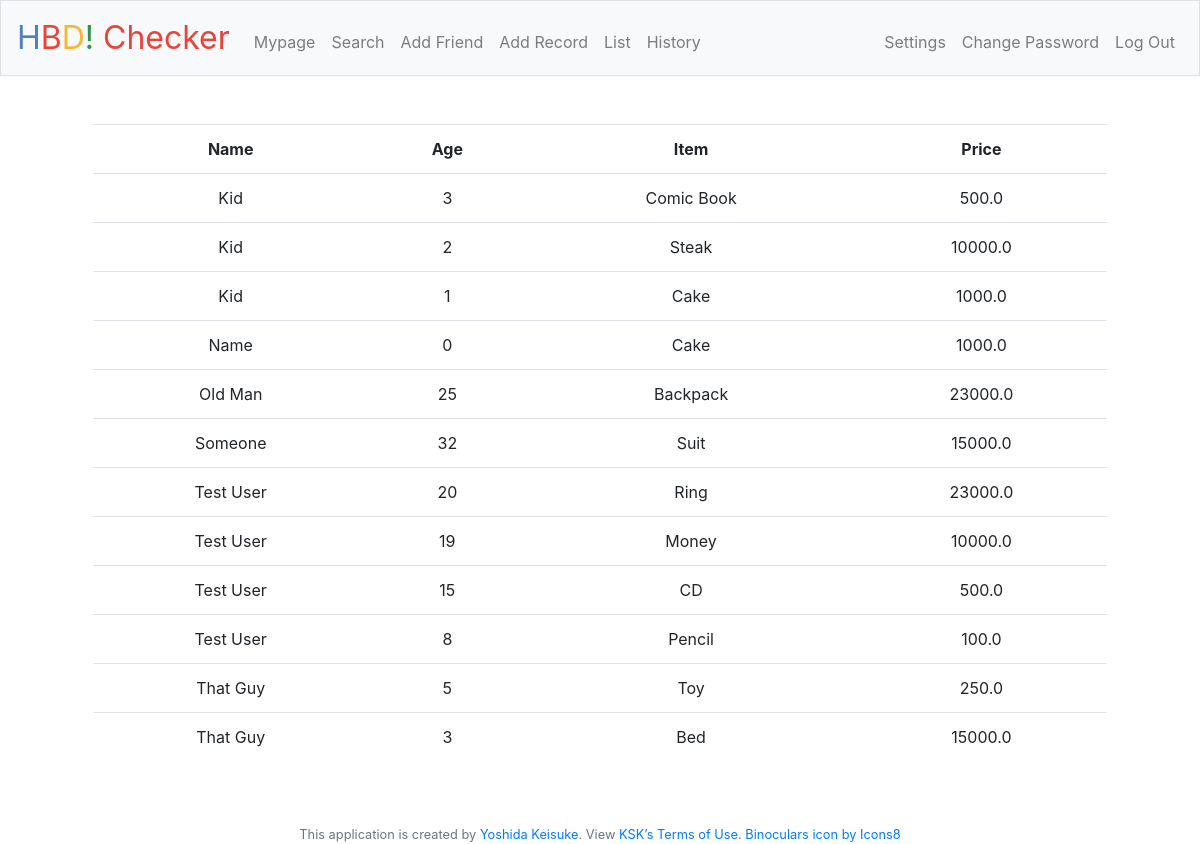
Screenshot of /history (signed in) with the database file from the repository.
### tables this page shows
CREATE TABLE records (user_id INTEGER, friendname TEXT NOT NULL, age INT NOT NULL, item TEXT NOT NULL, price FLOAT NOT NULL, FOREIGN KEY(user_id) REFERENCES users(id));

### application.py (the view)
@app.route("/history")
@login_required
def history():
    records = db.execute("SELECT * FROM records WHERE user_id = ? ORDER BY friendname, age DESC", session["user_id"])
    if not records:
        return apology("add your friend's birthday record from add page")
    return render_template("history.html", records = records)

### application.py (called while the page is built)
@app.after_request
def after_request(response):
    response.headers["Cache-Control"] = "no-cache, no-store, must-revalidate"
    response.headers["Expires"] = 0
    response.headers["Pragma"] = "no-cache"
    return response

### helpers.py (called while the page is built)
def login_required(f):
    @wraps(f)
    def decorated_function(*args, **kwargs):
        if session.get("user_id") is None:
            return redirect("/login")
        return f(*args, **kwargs)
    return decorated_function

### templates/history.html (shortened to what this page needs)
{% extends "layout.html" %}
{% block main %}
    <div class="container">
        <table class="table">
            <tr>
                <th>Name</th>
                <th>Age</th>
                <th>Item</th>
                <th>Price</th>
            </tr>
            {% for record in records %}
                <tr>
                    <td>{{ record['friendname'] }}</td>
                    <td>{{ record['age'] }}</td>
                    <td>{{ record['item'] }}</td>
                    <td>{{ record['price'] }}</td>
                </tr>
            {% endfor %}
        </table>
    </div>
{% endblock %}

### templates/layout.html (shortened to what this page needs)
<!DOCTYPE html>
<html lang="en">
    <head>
        <link rel="stylesheet" href="https://cdn.jsdelivr.net/npm/bootstrap@4.5.3/dist/css/bootstrap.min.css">
        <link href="/static/styles.css" rel="stylesheet">
    </head>
    <body>
        <nav class="navbar navbar-expand-md navbar-light bg-light border">
            <a class="navbar-brand" href="/"><span class="blue">H</span><span class="red">B</span><span class="yellow">D</span><span class="green">!</span> <span class="red">Checker</span></a>
            <div class="collapse navbar-collapse" id="navbar">
                {% if session.user_id %}
                    <ul class="navbar-nav mr-auto mt-2">
                        <li class="nav-item"><a class="nav-link" href="/mypage">Mypage</a></li>
                        <li class="nav-item"><a class="nav-link" href="/search">Search</a></li>
                        <li class="nav-item"><a class="nav-link" href="/add">Add Friend</a></li>
                        <li class="nav-item"><a class="nav-link" href="/record">Add Record</a></li>
                        <li class="nav-item"><a class="nav-link" href="/list">List</a></li>
                        <li class="nav-item"><a class="nav-link" href="/history">History</a></li>
                    </ul>
                    <ul class="navbar-nav ml-auto mt-2">
                        <li class="nav-item"><a class="nav-link" href="/settings">Settings</a></li>
                        <li class="nav-item"><a class="nav-link" href="/changepassword">Change Password</a></li>
                        <li class="nav-item"><a class="nav-link" href="/logout">Log Out</a></li>
                    </ul>
                {% else %}
                    <ul class="navbar-nav ml-auto mt-2">
                        <li class="nav-item"><a class="nav-link" href="/register">Register</a></li>
                        <li class="nav-item"><a class="nav-link" href="/login">Log In</a></li>
                    </ul>
                {% endif %}
            </div>
        </nav>
        <main class="container p-5">
            {% block main %}{% endblock %}
        </main>
        <footer class="small text-center text-muted">
            This application is created by <a href="">Yoshida Keisuke</a>. View <a href="">KSK’s Terms of Use</a>.
            <a href="https://icons8.com/icon/14310/binoculars">Binoculars icon by Icons8</a>
        </footer>
    </body>
</html>

### static/styles.css (style rules this page uses)
nav .navbar-brand { font-size: xx-large; }
nav .navbar-brand .blue { color: #537fbe; }
nav .navbar-brand .red { color: #ea433b; }
nav .navbar-brand .yellow { color: #f5b82e; }
nav .navbar-brand .green { color: #2e944b; }
main { overflow-x: auto; text-align: center; }

### rows the page displays
records: friendname "Kid", age "3", item "Comic Book", price "500.0"
records: friendname "Kid", age "2", item "Steak", price "10000.0"
records: friendname "Kid", age "1", item "Cake", price "1000.0"
records: friendname "Name", age "0", item "Cake", price "1000.0"
records: friendname "Old Man", age "25", item "Backpack", price "23000.0"
records: friendname "Someone", age "32", item "Suit", price "15000.0"
records: friendname "Test User", age "20", item "Ring", price "23000.0"
records: friendname "Test User", age "19", item "Money", price "10000.0"
records: friendname "Test User", age "15", item "CD", price "500.0"
records: friendname "Test User", age "8", item "Pencil", price "100.0"
records: friendname "That Guy", age "5", item "Toy", price "250.0"
records: friendname "That Guy", age "3", item "Bed", price "15000.0"
